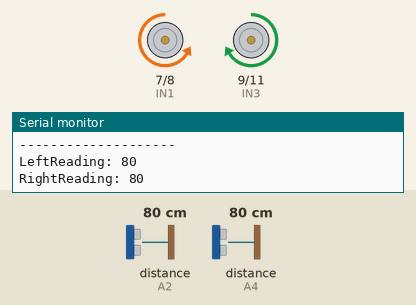
Simulated run of this sketch. Board: Arduino Uno, built with avr-gcc and run on an emulated ATmega328P. Shown: motor-driver pin pairs drawn as motors (green arrow = first pin HIGH = forward, orange = second pin HIGH = backward, longer = more drive, scaled by the enable pin), the last lines printed to the serial monitor. Wiring (inferred from the names in the program): 2 × ultrasonic range finder: trigger A3, echo A2 / trigger A5, echo A4. The inputs (shaded band) are chosen by the test bench; at power-on: distance to the obstacle (sensors on A2, A4) 80 cm. The echo pulse lasts 58.3 µs per cm.

Above: at 1.29 s.
1.3 s: distance to the obstacle (sensor on A2) set to 23 cm
4.3 s: distance to the obstacle (sensor on A2) set to 19 cm
At 4.47 s:
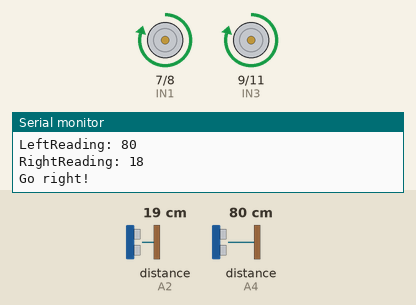
7.3 s: distance to the obstacle (sensor on A2) set to 299 cm
At 7.59 s:
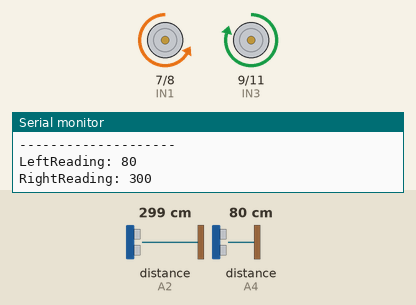
10.3 s: distance to the obstacle (sensor on A4) set to 24 cm
13.3 s: distance to the obstacle (sensor on A4) set to 20 cm
At 13.46 s:
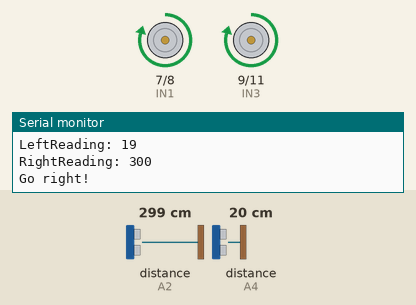
16.3 s: distance to the obstacle (sensor on A4) set to 35 cm
At 16.58 s:
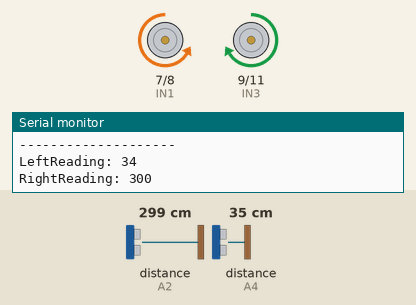
Timing chart, 0 to 20.3 s (numbered marks = the images above; inputs shaded):
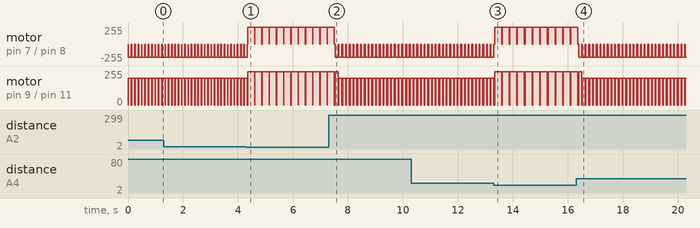

The sketch:

MooseBot_Core.ino
```cpp
#define ECHO_PIN_LEFT  A4
#define TRIG_PIN_LEFT  A5
#define ECHO_PIN_RIGHT  A2
#define TRIG_PIN_RIGHT  A3
#define ENA 5
#define ENB 6
#define IN1 7
#define IN2 8
#define IN3 9
#define IN4 11
#define MIN_CAR_SPEED 100
#define MAX_CAR_SPEED 250

int rightDistanceLeft = 0, leftDistanceLeft = 0, middleDistanceLeft = 0;
int rightDistanceRight = 0, leftDistanceRight = 0, middleDistanceRight = 0;


long duration, cm;


void delays(unsigned long t) {
  for(unsigned long i = 0; i < t; i++) {
    delay(1);
  }
}

int getDistanceLeft() {
   pinMode(TRIG_PIN_LEFT, OUTPUT);
   digitalWrite(TRIG_PIN_LEFT, LOW);
   delayMicroseconds(2);
   digitalWrite(TRIG_PIN_LEFT, HIGH);
   delayMicroseconds(10);
   digitalWrite(TRIG_PIN_LEFT, LOW);
   pinMode(ECHO_PIN_LEFT, INPUT);
   duration = pulseIn(ECHO_PIN_LEFT, HIGH);
   cm = microsecondsToCentimeters(duration);
   pinMode(TRIG_PIN_LEFT, OUTPUT);
   delay(2);

   return cm;

}

int getDistanceRight() {
   pinMode(TRIG_PIN_RIGHT, OUTPUT);
   digitalWrite(TRIG_PIN_RIGHT, LOW);
   delayMicroseconds(2);
   digitalWrite(TRIG_PIN_RIGHT, HIGH);
   delayMicroseconds(10);
   digitalWrite(TRIG_PIN_RIGHT, LOW);
   pinMode(ECHO_PIN_RIGHT, INPUT);
   duration = pulseIn(ECHO_PIN_RIGHT, HIGH);
   cm = microsecondsToCentimeters(duration);
   pinMode(TRIG_PIN_RIGHT, OUTPUT);
   delay(2);

   return cm;
}

void forward(int carSpeed, bool debug = false){
  analogWrite(ENA, carSpeed);
  analogWrite(ENB, carSpeed);
  digitalWrite(IN1,HIGH);
  digitalWrite(IN2,LOW);
  digitalWrite(IN3,LOW);
  digitalWrite(IN4,HIGH);
  Serial.print("Go forward at ");
  Serial.println(carSpeed);


}

void back(int carSpeed, bool debug = false){
  analogWrite(ENA, carSpeed);
  analogWrite(ENB, carSpeed);
  digitalWrite(IN1,LOW);
  digitalWrite(IN2,HIGH);
  digitalWrite(IN3,HIGH);
  digitalWrite(IN4,LOW);
  Serial.print("Go back at ");
  Serial.println(carSpeed);
}

void left(int carSpeed, bool debug = false){
  analogWrite(ENA,carSpeed);
  analogWrite(ENB,carSpeed);
  digitalWrite(IN1,LOW);
  digitalWrite(IN2,HIGH);
  digitalWrite(IN3,HIGH);
  digitalWrite(IN4,LOW);
  Serial.println("Go left!");
}

void right(int carSpeed, bool debug = false){
  analogWrite(ENA,carSpeed);
  analogWrite(ENB,carSpeed);
  digitalWrite(IN1,HIGH);
  digitalWrite(IN2,LOW);
  digitalWrite(IN3,HIGH);
  digitalWrite(IN4,LOW);
  Serial.println("Go right!");
}

void stop(bool debug = false){
  digitalWrite(ENA, LOW);
  digitalWrite(ENB, LOW);
  Serial.println("Stop!");
}

void distanceReadings() {
    middleDistanceLeft = getDistanceLeft();
    middleDistanceRight = getDistanceRight();
    Serial.println("--------------------");
    Serial.print("LeftReading: ");
    Serial.println(middleDistanceLeft);
    Serial.print("RightReading: ");
    Serial.println(middleDistanceRight);
    if (middleDistanceLeft <= 20 || middleDistanceRight <= 20){
      right(250);
      delay(250);
      stop();
    } else {
      back(200);
      delay(100);
      stop();
    }
}

void setup() {
  Serial.begin(9600);
  // Wheels
  pinMode(IN1, OUTPUT);
  pinMode(IN2, OUTPUT);
  pinMode(IN3, OUTPUT);
  pinMode(IN4, OUTPUT);
  pinMode(ENA, OUTPUT);
  pinMode(ENB, OUTPUT);
}

void loop() {
  distanceReadings();
}

long microsecondsToCentimeters(long microseconds) {
   return microseconds / 29 / 2;
}
```

Measured:
- the behaviour switches between 22 and 21 cm on distance to the obstacle (sensor on A2) (found by bisection; images 0 and 1)
- the behaviour switches between 22 and 21 cm on distance to the obstacle (sensor on A4) (found by bisection; images 2 and 3)
- after the input at 4.3 s, motor on pin 7 (IN1) / pin 8 (IN2), motor on pin 9 (IN3) / pin 11 (IN4): alternates forward 250/255 for 0.25 s and stopped for 0.01 s, starting after 0.05 s
- after the input at 7.3 s, motor on pin 7 (IN1) / pin 8 (IN2): alternates backward 200/255 for 0.11 s and stopped for 0.03 s, starting after 0.24 s
- after the input at 13.3 s, motor on pin 7 (IN1) / pin 8 (IN2), motor on pin 9 (IN3) / pin 11 (IN4): alternates forward 250/255 for 0.25 s and stopped for 0.02 s, starting at once
- after the input at 16.3 s, motor on pin 7 (IN1) / pin 8 (IN2): alternates backward 200/255 for 0.11 s and stopped for 0.03 s, starting after 0.09 s
- by itself, motor on pin 7 (IN1) / pin 8 (IN2): alternates backward 200/255 for 0.11 s and stopped for 0.01 s
- by itself, motor on pin 9 (IN3) / pin 11 (IN4): alternates forward 200/255 for 0.11 s and stopped for 0.01 s
